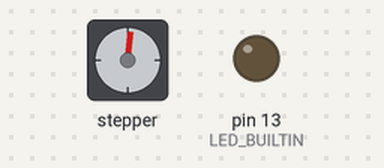
Bench run of a sketch on a simulated Arduino Nano, built with avr-gcc and run on an emulated ATmega328P. Parts: stepper motor, output pins drawn as LEDs (lit = HIGH). Wiring (inferred from the names in the program): stepper motor driver (48 steps per turn assumed): step pin 8; direction pin 9; enable pin 10. Pins used as bus, display or sensor lines are not drawn.

Above: at 0.05 s.
At 0.65 s:
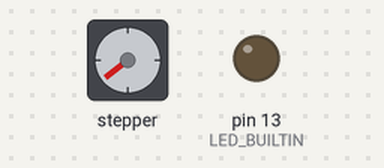
At 0.95 s:
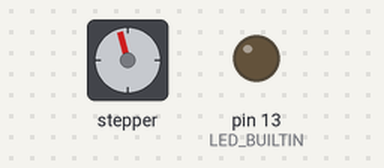
At 2.8 s:
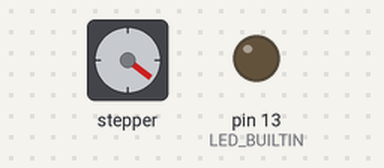
Timing chart, 0 to 9.0 s (numbered marks = the images above):
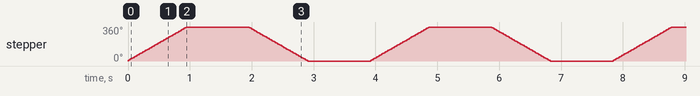

The sketch:

a4988_stepper_bis.ino
```cpp
//////////////////////////////////////////////////////////
// Fuction prototypes
//////////////////////////////////////////////////////////

void errorSignal(int16_t nBeep);
void rotate();
void motorOff();


//////////////////////////////////////////////////////////
// Constants
//////////////////////////////////////////////////////////

const bool    Disable            = HIGH;
const bool    Enable             = LOW;
const int32_t Motor_Delay        = 10;// To give motor shaft time to move
const int16_t stepsPerRevolution = 48;// change to fit your motor
const int32_t baudRate           = 115200;// ----- serial port


//////////////////////////////////////////////////////////
// Used Pins on the Arduino
//////////////////////////////////////////////////////////

const int16_t Motor_Step         =  8;// To execut a Step
const int16_t Motor_Direction    =  9;// The step direction
const int16_t Motor_Enable       = 10;// To Enable/Disable motor

// On Nano:   LED_BUILTIN        = 13;// The built in Led

//////////////////////////////////////////////////////////
// Variables
//////////////////////////////////////////////////////////

byte          command;
byte          inputString[64];
byte          outputString[64];
byte          decodedString[64];
int16_t       decodedLength;
int16_t       nReceivedChar;
int16_t       commandLength;
bool          connected;
bool          inProgress;
bool          startFound;
bool          allReceived;
volatile bool bSendValues;


int16_t       Angle;   // Acoustic "Radar" display data
int16_t       Distance;//     "
bool          moveClockwise;


//////////////////////////////////////////////////////////
// Functions
//////////////////////////////////////////////////////////


void
setup() {
    Serial.begin(baudRate, SERIAL_8N1);    // initialize serial: 8 data bits, no parity, one stop bit.

    connected      = false;
    bSendValues    = false;
    inProgress     = false;
    startFound     = false;
    allReceived    = false;

    Angle          = 0;
    Distance       = 0;

    moveClockwise  = true;

    pinMode(LED_BUILTIN, OUTPUT);
    digitalWrite(LED_BUILTIN, LOW);

    // ----- configure stepper motor controller Pins
    pinMode(Motor_Enable, OUTPUT);
    digitalWrite(Motor_Enable, Disable);

    pinMode(Motor_Step, OUTPUT);
    digitalWrite(Motor_Step, LOW);
    pinMode(Motor_Direction, OUTPUT);
    digitalWrite(Motor_Direction, moveClockwise ? HIGH : LOW);
    digitalWrite(Motor_Enable, Enable);
}


void
loop() {
    for(Angle=0; Angle<stepsPerRevolution; Angle++) {
        rotate();
        delay(Motor_Delay);         //slows rotational speed
    }
    moveClockwise = !moveClockwise;
    digitalWrite(Motor_Direction, moveClockwise ? HIGH : LOW);
    digitalWrite(Motor_Enable, Disable);
    delay(1000);
    digitalWrite(Motor_Enable, Enable);
    for(Angle=stepsPerRevolution; Angle>0; Angle--) {
        rotate();
        delay(Motor_Delay);         //slows rotational speed
    }
    moveClockwise = !moveClockwise;
    digitalWrite(Motor_Direction, moveClockwise ? HIGH : LOW);
    digitalWrite(Motor_Enable, Disable);
    delay(1000);
    digitalWrite(Motor_Enable, Enable);
}


void
rotate() {
    digitalWrite(Motor_Step, HIGH);
    delay(Motor_Delay);
    digitalWrite(Motor_Step, LOW);
}


void
motorOff() {
    digitalWrite(Motor_Enable, Disable);
}


void
errorSignal(int iErr) {
    for(int i=0; i<iErr; i++) {
        digitalWrite(LED_BUILTIN, digitalRead(LED_BUILTIN) ^ 1);
        delay(500);
    }
    digitalWrite(LED_BUILTIN, LOW);
}
```

Measured:
- by itself, stepper: turns 360° clockwise in 0.94 s, then 360° counter-clockwise in 0.94 s, repeating every 3.9 s
